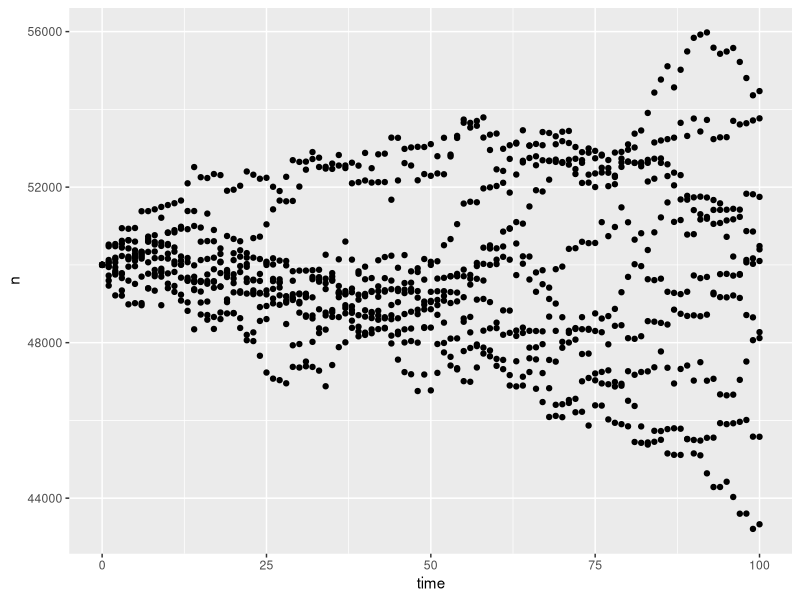
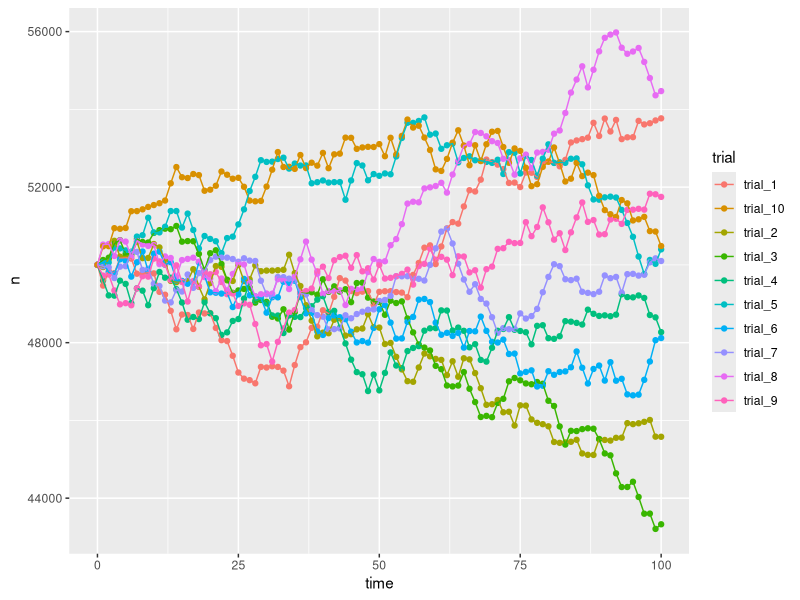
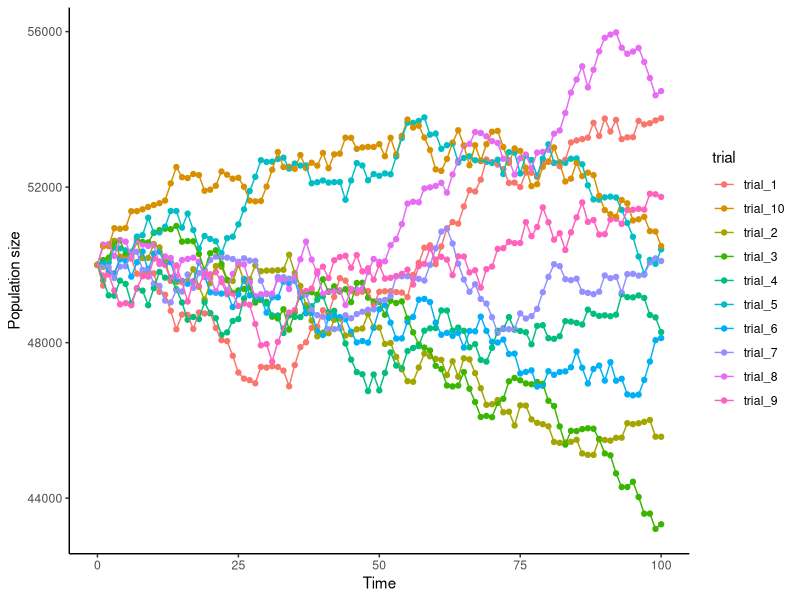
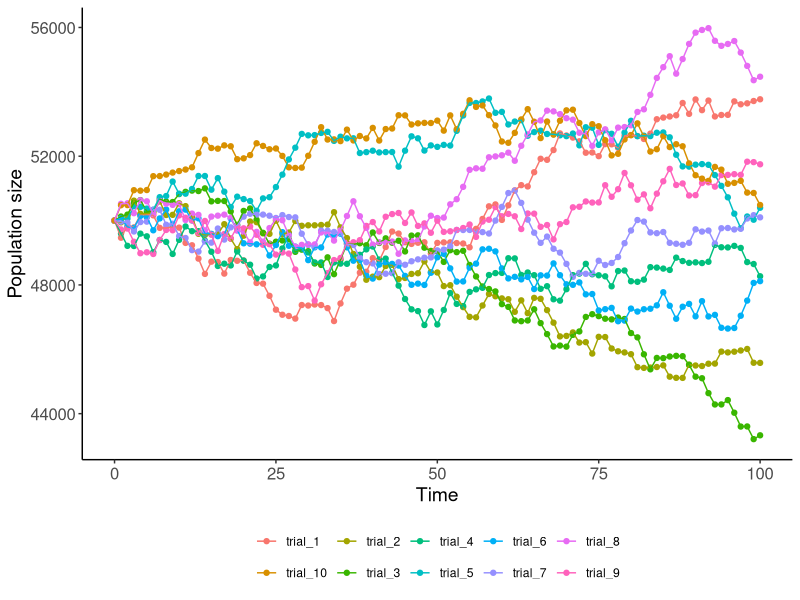
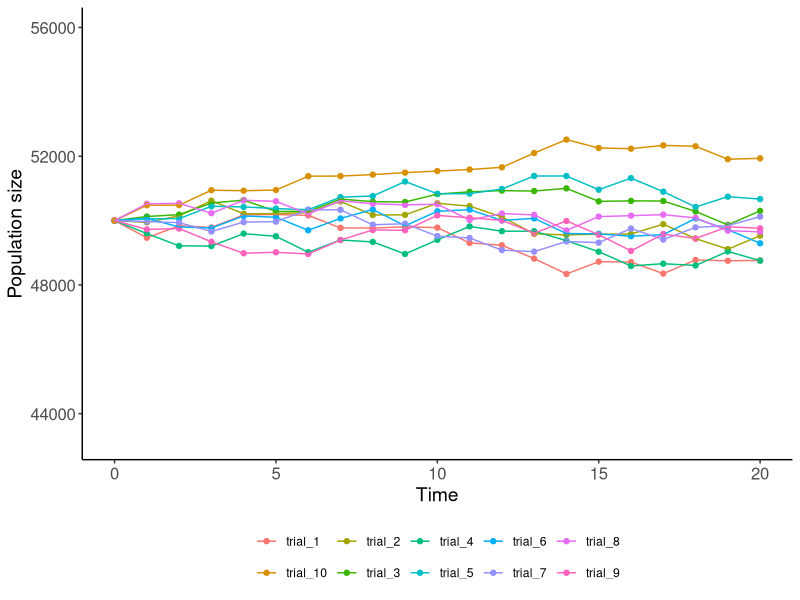
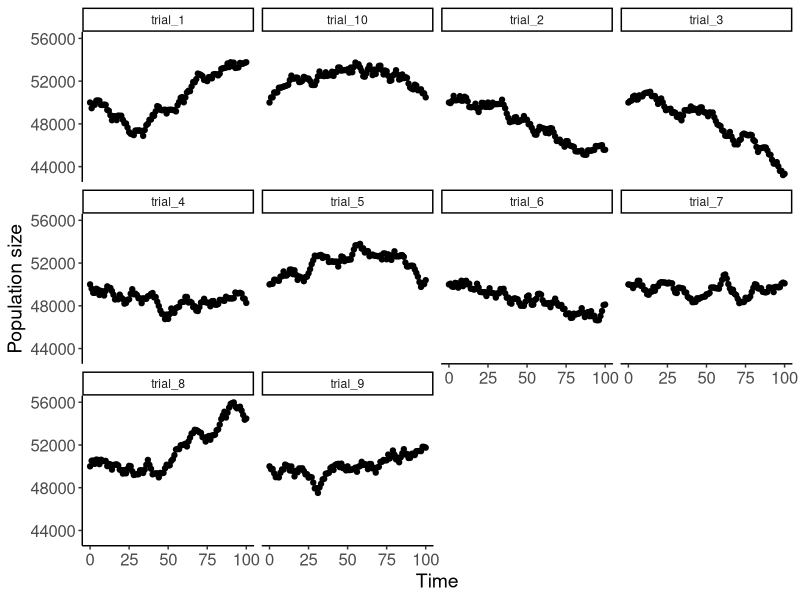
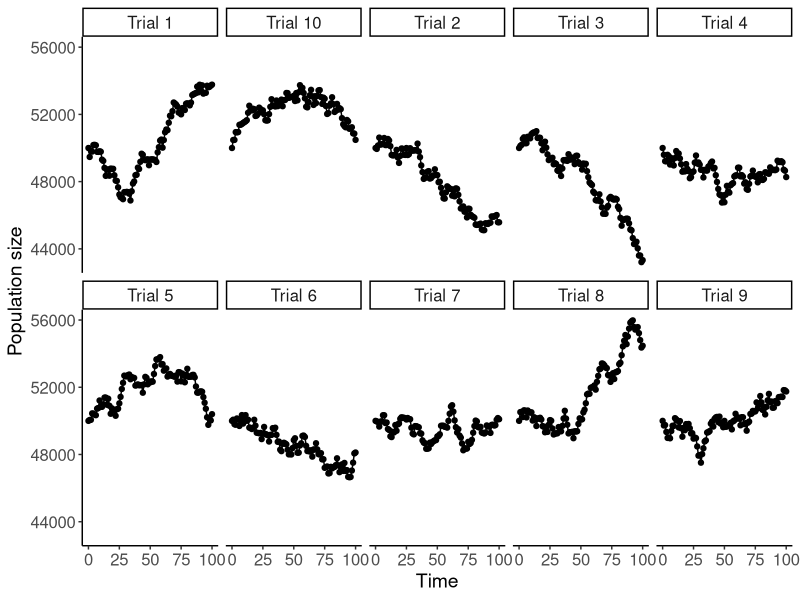
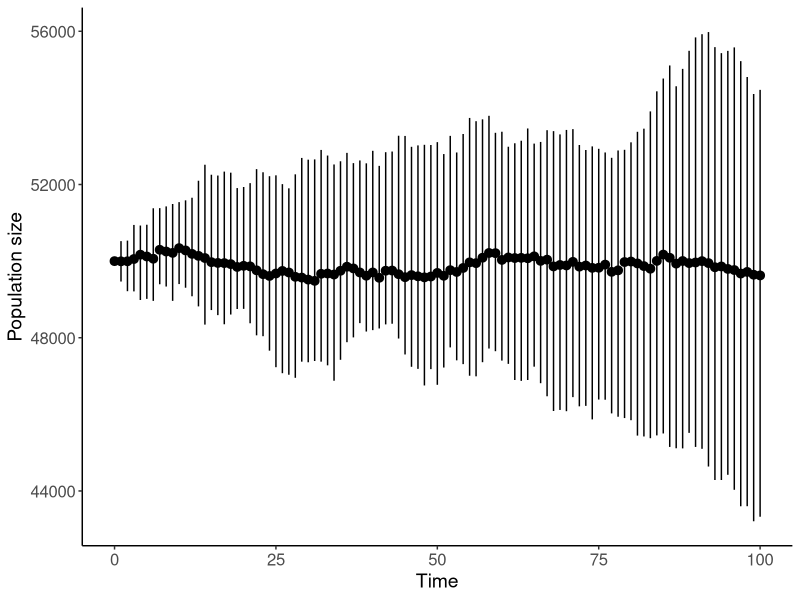

The R script that drew these images, in order:
# """ Review of vectors and matrices, for loops, random sampling, and ggplot
#     author: 'Advanced Ecology: Populations and Communities'
#     date: 10/14/2021 """

library(tidyverse)
library(truncnorm)


## Vector and matrix operations in R

#Vectors are one the primary data structures in R and can be made in different ways depending on the type of data stored. Math can be done on numeric vectors. 

  

# make a numeric vector
a = c(1.1,5,3,4)
a

# make a integer vector
b = 1:15
b

# make a character vector 
c = c('a', 'b', 'c')
c 



# summary statistics of sequence of numbers
d = rnorm(n = 40, mean = 6, sd = 2)
mean(d) #mean
median(d) #median
sd(d) #standard deviation
quantile(d, c(0.025, 0.975)) # 95% CI

# math with vectors
e = c(3, 1, 5, 6)
e*4
e*e

 

# Another data structure that is useful in ecological uses of R are matrices. A matrix is made with the `matrix()` function with the basic syntax `matrix(data = , nrow = , ncol = , byrow = , dimnames = )`. 
# 
# `data =` the input vector which becomes the data elements of the matrix.
# 
# `nrow =` the number of rows to be created.
# 
# `ncol =` the number of columns to be created.
# 
# `byrow = FALSE` if `TRUE` then the input vector elements are arranged by row.
# 
# `dimname =` the names assigned to the rows and columns.

  
# make a matrix using nrow
m1 = matrix(c(1,2,3,4,5,6), nrow = 2)
m1 

# make a matrix using ncol
m2 = matrix(c(1,2,3,4,5,6), ncol = 2)
m2 

# make a matrix using nrow and by row
m3 = matrix(c(1,2,3,4,5,6), ncol = 2, byrow = T)
m3

 

# Matrices can be indexed in 2 ways

  
# make a matrix using ncol
m2 = matrix(c(1,2,3,4,5,6), ncol = 2)
m2 

m2[1,2]
m2[4]
# make a matrix using nrow and by row
m3 = matrix(c(1,2,3,4,5,6), ncol = 2, byrow = T)
m3

m3[1,2]
m3[4]

 

# Matrix algebra can be done on matrices. There are specific matrix opperation like `%*%`, and  functions like `sum()`,`mean()`, `rowSums()`, `colSums()`, `rowMeans()`, and `colMeans()` can be used to sum up entire matrices or specific rows or columns. 
  
m2 = matrix(c(1,2,3,4,5,6), ncol = 3)
m2 

m2 + 1 
m2/3

m3 = matrix(c(1,2,3,4,5,6), ncol = 3, byrow = T)
m3

m2 + m3 
m3 - m2

# multply matrix with vector
v = c(1,2,3)

m2*v

# matrix multiplication 
m4 = matrix(c(1,2,3), ncol = 1)
m2 %*% m4

# functions with matrices
m2
sum(m2)
mean(m2)
rowSums(m2)
rowMeans(m2)
colSums(m2)
colMeans(m2)



 

## `for` loops
# Another useful tool in programming is `for` loops. `for` loops repeat a process for a certain number of iterations. These can be useful iterate over a dataset or when using information in a time series. The `for` loop works over the number sequence indicated and does the code within the loop (inside of `{}`) for each number in the sequence. The iteration is typically indicated with `i`, but is just an object that is replaced at the begining of each loop and can be anything.

  
for(i in 1:10){
  print(i)
}

for(turtle in 5:10){
  print(turtle)
}

for(flower in 1:nrow(iris)){
  cat('The species for this iteration is ',
      as.character(iris$Species[flower]), '\n')
}


b = 1:10
for (i in 2:10){
  z = b[i] - b[i-1]
  
  cat('z =', z, 'b[i] =', b[i], 'b[i-1] =', b[i-1], '\n')
}


 

## Random sampling in R
# Generating random numbers or randomly sampling is commonly required in ecology. R has base functions that can be used to randomly generate numbers depending on the distribution wanted. Also packages like [truncnorm](https://www.rdocumentation.org/packages/truncnorm/versions/1.0-8/topics/truncnorm) and  `dplyr` in `tidyverse` are useful.  


#### Generate random numbers
  
# base R
rnorm(5, mean = 0, sd = 1)
runif(5, min = 0, max = 5)
rbinom(5, size = 2, prob = 0.5)
rbinom(5, size = 2, prob = 0.2)

 

  
#library(rtruncnorm)
# truncnorm to truncate normal distribution
rnorm(20, mean = 1, sd = 2)
truncnorm::rtruncnorm(20, mean = 1, sd = 2, a=-Inf, b=Inf)
truncnorm::rtruncnorm(20, mean = 1, sd = 2, a=0, b=2)
 

#### Random selection 
  
# base R 
b = 1:10
sample(b, size =2, replace = F)

c = 1:5 
sample(c, size = 6, replace = T)

# from list
sample(c('good', 'bad'), size = 8, replace = T)

# change probability
sample(c('good', 'bad'), size = 8, replace = T, prob = c(0.2, 0.8))

# sample matrices from list 
m1 = matrix(c(6,5,4,3,2,1), ncol = 2)
m2 = matrix(c(1,2,3,4,5,6), ncol = 2)
m3 = matrix(c(1,2,3,4,5,6), ncol = 2, byrow = T)

m = list(m1, m2, m3)

sample(m, size = 4, replace = T)

sample(m, size = 4, replace = T, prob = c(0.8, 0.1, 0.1))

 


  
#library(tidyverse)
df = tibble(cond = c('good', 'bad', 'ok'), prob = c(0.5, 0.3, 0.2))

dplyr::sample_n(df, size = 2, replace = F)

dplyr::sample_n(df, size = 3, replace = T)

dplyr::sample_n(df, size = 10, replace = T, weight = prob)
 

# We can bring what we learned together to simulate change in a population over time. This code simulates the change in a population over `time_length` with a starting population size `pop_start` using a `for` loop. The code is replicated `reps` times. The population size changes by randomly generating births and deaths from a table of with various types of years `year_type`.

# table of year conditions
year_type = tibble(cond = c('good', 'average', 'bad'),
                   birth = c(500, 300, 100),
                   death = c(100, 300, 500),
                   prob = c(0.25, 0.5, 0.25))

# beginning size of population
pop_start = 50000 
# number of time iterations to use
time_length = 100
# number of replicate trials to simulate
reps = 10

# for loop for number of reps
for (i in 1:reps){
  # indicate which trial based on i in 1:reps
  trial = paste0('trial_',i)
  # generate a new table to store output with rows 0:time_length for given trial
  pop = tibble(time = 0:time_length, n = NA,
               trial = trial, year = NA, change = NA)
  # for row where time == 0 (initial conditions) make n = to starting population
  pop$n[pop$time == 0] = pop_start
  
  # for loop over all time points 
  for (t in 1:(nrow(pop)-1)){
    # randomly select year conditions from year_type df that is weighted by the probability of occurance
    year = sample_n(year_type, size = 1, weight = prob)
    # randomly generate number of births based on year type conditions 
    birth = round(rnorm(n = 1, mean = year$birth[1], sd = 50))
    # randomly generate number of deaths based on year type conditions 
    death = round(rnorm(n = 1, mean = year$death[1], sd = 50))
    # population size (n) at time t is calculated by adding the difference in births and deaths to the population size where time = t - 1
    pop$n[pop$time == t] = pop$n[pop$time == (t-1)] + birth - death 
    # label year type for time = t
    pop$year[pop$time == t] = year$cond[1]
    # cacluate change in population size at time t
    pop$change[pop$time == t] = birth - death
  }
  
  # this stores the output of each trial in a new tibble (tpop) if it is the first trial then pop is tpop, after first trial then bind the rows of the trial to the rest of the trials 
  if (i ==1){
    tpop = pop
  }else{
    tpop = bind_rows(tpop,pop)
  }
}

head(tpop)


## Figures with `ggplot2` 
# The `ggplot2` package is part of the packages that load with `tidyverse` and has become the standard in ecology. The syntax builds upon on a base function and is very customizable [see cheat sheet](https://www.rstudio.com/resources/cheatsheets/). 
# 
# The base of all `ggplot2` begins with `ggplot()` and `geom_...()` are built upon them 


ggplot(tpop, aes(x = time, y = n))+
  geom_point()
 

# Show color based on trial number and line connecting dots

  
ggplot(tpop, aes(x = time, y = n, color = trial))+
  geom_point()+
  geom_line()
 

# Change labels and style of plot


  
ggplot(tpop, aes(x = time, y = n, color = trial))+
  geom_point()+
  geom_line()+
  labs(x = 'Time', y = 'Population size')+
  theme_classic()
 

# Modify the size of axis label text and legend position  

  
ggplot(tpop, aes(x = time, y = n, color = trial))+
  geom_point()+
  geom_line()+
  labs(x = 'Time', y = 'Population size')+
  theme_classic()+
  theme(axis.title = element_text(size = 14),
        axis.text = element_text(size = 12),
        legend.position = 'bottom',
        legend.title = element_blank())
 

# Modify the range of time on x axis

  
ggplot(tpop, aes(x = time, y = n, color = trial))+
  geom_point()+
  geom_line()+
  scale_x_continuous(limits = c(0,20))+
  labs(x = 'Time', y = 'Population size')+
  theme_classic()+
  theme(axis.title = element_text(size = 14),
        axis.text = element_text(size = 12),
        legend.position = 'bottom',
        legend.title = element_blank())
 

# Split each trial into own grid

  
ggplot(tpop, aes(x = time, y = n))+
  geom_point()+
  geom_line()+
  labs(x = 'Time', y = 'Population size')+
  facet_wrap(~trial)+
  theme_classic()+
  theme(axis.title = element_text(size = 14),
        axis.text = element_text(size = 12),
        legend.position = 'bottom',
        legend.title = element_blank())
 

# Modify the label and size of strip text


  
labels = c('trial_1' = 'Trial 1',
           'trial_2' = 'Trial 2',
           'trial_3' = 'Trial 3',
           'trial_4' = 'Trial 4',
           'trial_5' = 'Trial 5',
           'trial_6' = 'Trial 6',
           'trial_7' = 'Trial 7',
           'trial_8' = 'Trial 8',
           'trial_9' = 'Trial 9',
           'trial_10' = 'Trial 10')

ggplot(tpop, aes(x = time, y = n))+
  geom_point()+
  geom_line()+
  labs(x = 'Time', y = 'Population size')+
  facet_wrap(~trial, nrow = 2, labeller = as_labeller(labels))+
  theme_classic()+
  theme(axis.title = element_text(size = 14),
        axis.text = element_text(size = 12),
        legend.position = 'bottom',
        legend.title = element_blank(),
        strip.text = element_text(size = 12))
 



# Remake figure with the mean and min and max values from the multiple trials


  
ggplot(tpop, aes(x = time, y = n))+
  geom_pointrange(stat = "summary",
                  fun.min = 'min',
                  fun.max = 'max',
                  fun = 'mean')+
  labs(x = 'Time', y = 'Population size')+
  theme_classic()+
  theme(axis.title = element_text(size = 14),
        axis.text = element_text(size = 12))
 

# Make box plot of change in population size based on type of year 

  
ggplot(tpop, aes(x = year, y = change))+
  geom_boxplot()+
  labs(x = 'Type of year', y = expression(Delta*'Population'))+
  theme_bw()
 

# Remove `NA` and add color to plot

  
ggplot(tpop %>% drop_na, aes(x = year, y = change, fill = year))+
  geom_boxplot()+
  labs(x = 'Type of year', y = expression(Delta*'Population'))+
  theme_bw()
 

# Change order of x axis and color of plot. Colors can be both hex code or from names that R has. A help website for picking colors is [here](https://rstudio-pubs-static.s3.amazonaws.com/3486_79191ad32cf74955b4502b8530aad627.html).


tpop = tpop %>% 
  mutate(year = factor(year, levels = c('good', 'average', 'bad')))%>%
  drop_na

colors = c('good' = 'darkgreen',
           'average' = 'goldenrod',
           'bad' = 'firebrick')

ggplot(tpop, aes(x = year, y = change, fill = year))+
  geom_boxplot()+
  labs(x = 'Type of year', y = expression(Delta*'Population'))+
  scale_fill_manual(values = colors)+
  theme_bw()
 

# Modify the labels and remove the legend

  
ggplot(tpop, aes(x = year, y = change, fill = year))+
  geom_boxplot()+
  labs(x = 'Type of year', y = expression(Delta*'Population'))+
  scale_x_discrete(labels = c('Good', 'Average', 'Bad'))+
  scale_fill_manual(values = colors)+
  theme_bw()+
  theme(axis.title = element_text(size = 18), 
        axis.text.y = element_text(size = 18, colour = "black"), 
        axis.text.x = element_text(size = 14, colour = "black"), 
        legend.position = 'none',
        legend.title = element_blank(),
        strip.text.x = element_text(size = 18),
        legend.text = element_text(size = 12))
 

 
